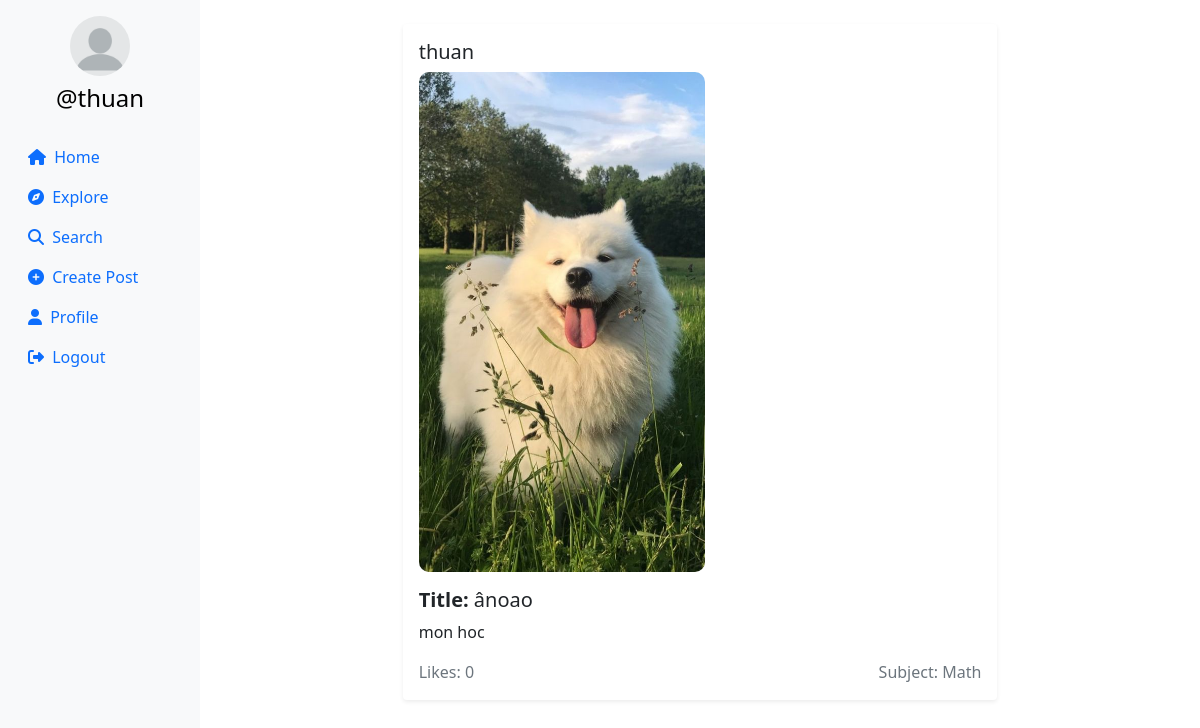
/postdetail/6fb46ede-e2a7-4f16-a77a-d9eff314f8ac/ (signed in), run on an earlier commit of the app's database.
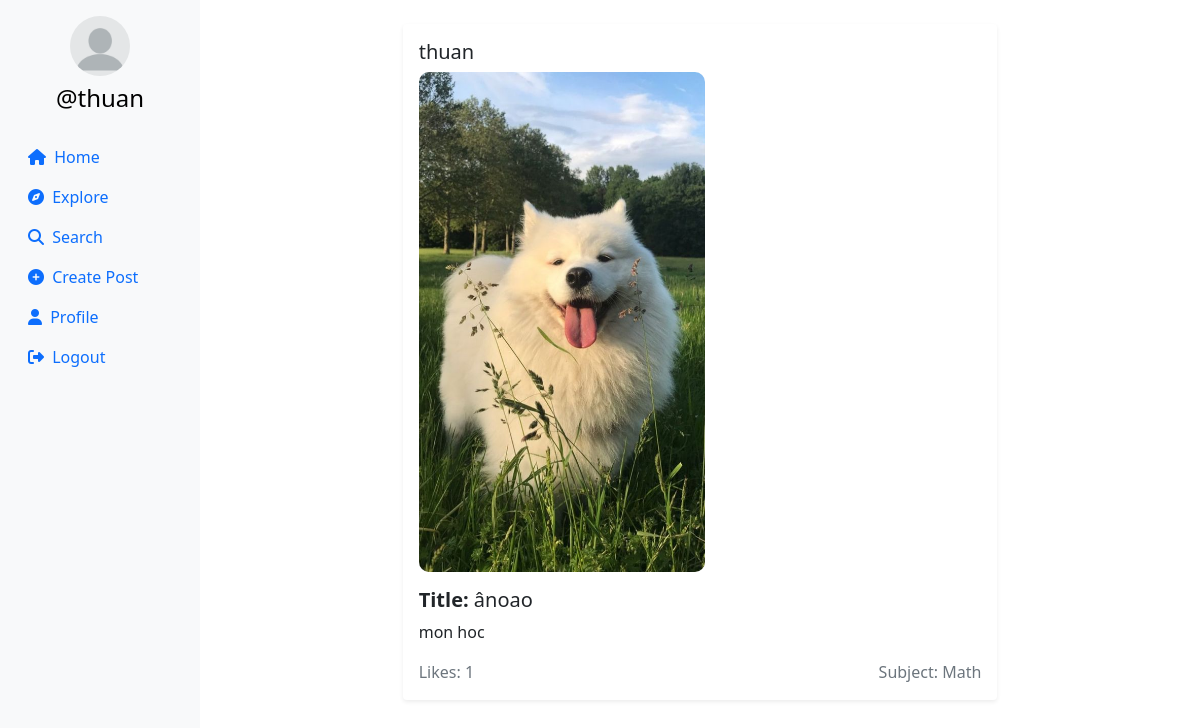
And on a later commit of the database.
### userauth/models.py (models this page shows, shortened)
class Post(models.Model):
    id = models.UUIDField(primary_key=True, default=uuid.uuid4)
    user = models.CharField(max_length=100)
    title = models.TextField(null=True, blank=True)
    image = models.ImageField(upload_to='post_images')
    caption = models.TextField()
    subject = models.CharField(max_length=50, default="Math")
    created_at = models.DateTimeField(default=datetime.now)
    no_of_likes = models.IntegerField(default=0)

### userauth/views.py (the view)
# urls.py: path('postdetail/<uuid:post_id>/', views.postdetail,name='postdetail'),
@login_required(login_url='/loginn')
def postdetail(request, post_id):
    post = get_object_or_404(Post, id=post_id)
    profile = Profile.objects.get(user=request.user)
    context = {
        'post': post,
        'profile': profile
    }
    return render(request, 'postdetail.html', context)

### templates/postdetail.html (shortened to what this page needs)
{% load static %}
<!DOCTYPE html>
<html lang="en">
<head>
    <link rel="stylesheet" href="https://maxcdn.bootstrapcdn.com/bootstrap/4.5.2/css/bootstrap.min.css">
    <link href="https://cdn.jsdelivr.net/npm/bootstrap@5.0.2/dist/css/bootstrap.min.css" rel="stylesheet"
>
    <link rel="stylesheet" href="{% static 'css/app.css' %}">
</head>
<body>
{% load static %}
<div class="container-fluid">
    <div class="row">
        <nav class="col-md-2 d-none d-md-block sidebar" style="position: fixed;">
            <div class="text-center mt-3">
                <img src="{{ profile.profileimg.url }}" alt="Profile Picture" class="profile-pic">
                <h4 class="mt-2"><a href="/profile/{{ user }}" style="text-decoration:none;">@{{ user }}</a></h4>
            </div>
            <ul class="nav flex-column mt-4">
                <li class="nav-item">
                    <a class="nav-link active" href="/">
                        <i class="fa-solid fa-house mr-1"></i> Home
                    </a>
                </li>
                <li class="nav-item">
                    <a class="nav-link" href="/explore">
                        <i class="fa-solid fa-compass mr-1"></i> Explore
                    </a>
                </li>
                <li class="nav-item">
                    <a class="nav-link" href="#" data-bs-toggle="modal" data-bs-target="#exampleModal3">
                        <i class="fa-solid fa-magnifying-glass mr-1"></i> Search
                    </a>
                </li>
                <li class="nav-item">
                    <a class="nav-link" href="#" data-bs-toggle="modal" data-bs-target="#exampleModal"
                       data-bs-whatever="@getbootstrap">
                        <i class="fa-solid fa-circle-plus mr-1"></i> Create Post
                    </a>
                </li>
                <li class="nav-item">
                    <a class="nav-link" href="/profile/{{ profile.user }}">
                        <i class="fa-solid fa-user mr-1"></i> Profile
                    </a>
                </li>
                <li class="nav-item">
                    <a class="nav-link" href="/logoutt">
                        <i class="fa-solid fa-right-from-bracket mr-1"></i> Logout
                    </a>
                </li>
            </ul>
        </nav>
        <main role="main" class="col-md-9 ml-sm-auto col-lg-10 px-md-4">
            <div class="container mt-4">
    <div class="row justify-content-center">
        <div class="col-md-8">
            <div class="card shadow-sm border-0">
                <div class="card-body">
                    <h5 class="card-title">{{ profile.user.username }}</h5>
                    <img class="img-fluid" src="{{ post.image.url }}" alt="Post Image"
                         style="border-radius: 10px; max-height: 500px;">
                    <h5 class="mt-3"><strong>Title:</strong> {{ post.title }}</h5>
                    <p class="mt-2">{{ post.caption }}</p>
                    <div class="d-flex justify-content-between align-items-center mt-3">
                        <span class="text-muted">Likes: {{ post.no_of_likes }}</span>
                        <span class="text-muted">Subject: {{ post.subject }}</span>
                    </div>
                </div>
            </div>
        </div>
    </div>
</div>
        </main>
    </div>
</div>
</body>
</html>

What changed in the data, as far as the page shows it:
changed Post "ânoao": no_of_likes "0" → "1"
